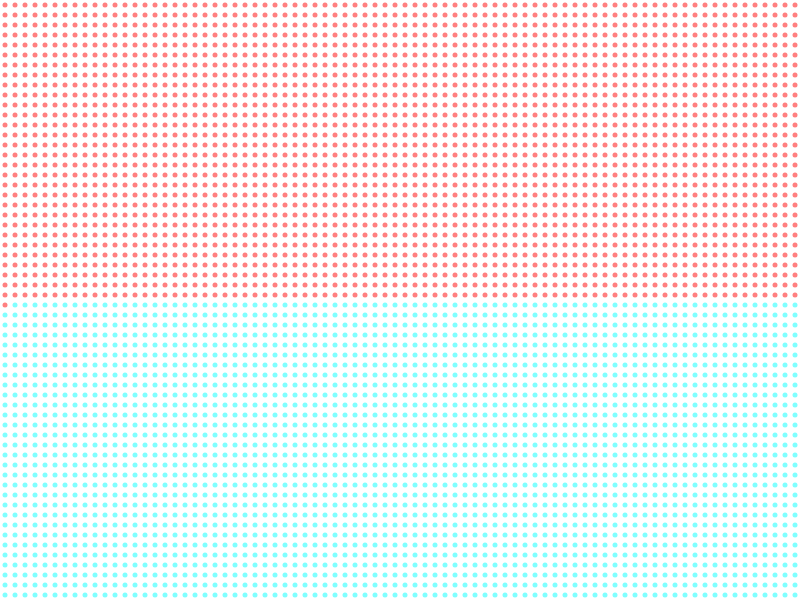
Frame 1 (no input)
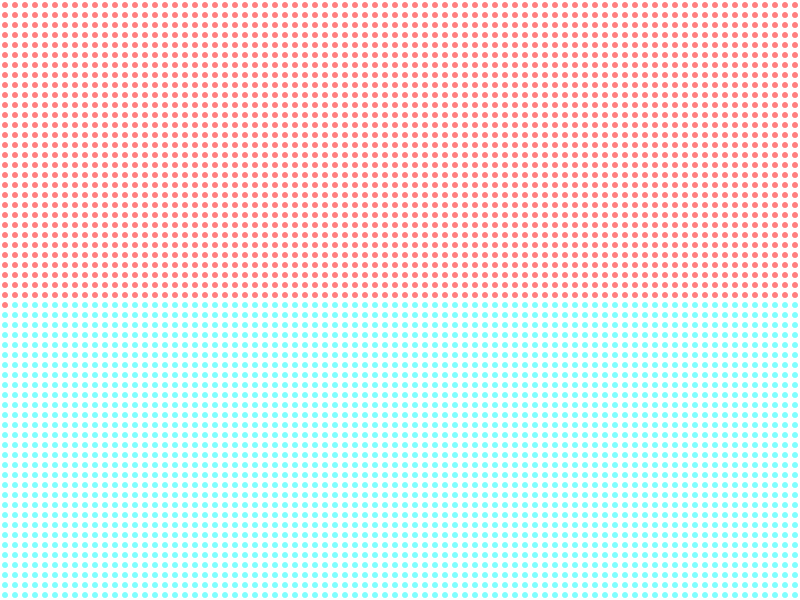
Frame 60 (no input)
Frame 120 (the mouse pressed at the canvas centre since frame 60): identical to frame 60, image omitted

The p5.js sketch that drew these frames (run headless with seeded random() and noise() and a simulated clock; from frame 60 on, the mouse is pressed at the canvas centre):

// p5.js sketch
// ── sketch.js
let dots = [];
let numDots = 4800;

// p5 calls this function right away when the webpage is loaded
function setup() {
  createCanvas(800, 600);
  colorMode(HSB);
  noStroke();
  let x = -5;
  let y = 5;
  // Create an array of Dot objects (see the class below)
  for (let i = 0; i < numDots; i++) {
    // Make use of the iterator variable (i) to compute the x position of the dot
    x = x + 10;
    
    if (x >= width)
    {

      x = 5
      y = y + 10;
    }
    dots[i] = new Dot(x, y, 10, i);
    
  }
}

// The draw function is called over and over again really fast by p5
function draw() {
  background(0, 0, 100, 0.08);

  // Loop through the array of dots that we created on inside the start function, and 
  // call their update function.
  for (let i = 0; i < dots.length; i++) {
    dots[i].update();
  }
}



// Below, we define the Dot class, which defined the objects we instantiate inside the
// setup function above.
class Dot {
  constructor(x, y, diameter, id) {

    this.position = createVector(x, y);

    this.velocity = createVector(0, 0);

    this.id = id;

    this.diameter = 5;

    this.hue = (0)

    if (this.id > 2400)
    {
      this.hue = 180;
    }
  }

  // This is the function that is called in the draw function above.
  update() {
  

    fill(this.hue, 50, 100);
    ellipse(this.position.x, this.position.y, this.diameter, this.diameter);
  }
}
